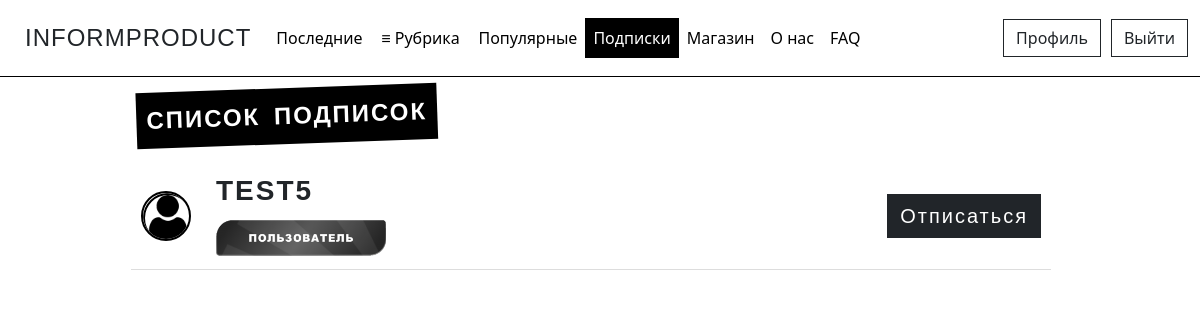
The page /subscription (signed in) on the database as committed earlier.
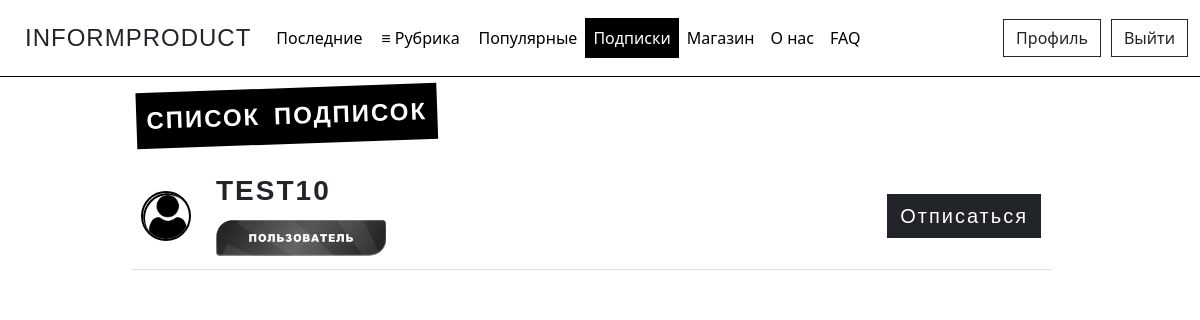
The same page on the database as committed later.
### journal/models.py (models this page shows, shortened)
class Follow(models.Model):
    follower = models.ForeignKey(User, verbose_name='Подписчик', on_delete=models.CASCADE, related_name='following')
    following = models.ForeignKey(User, verbose_name='Кумир',  on_delete=models.CASCADE, related_name='followers')
    date = models.DateTimeField('Дата', default=timezone.now)
    class Meta:
        verbose_name = 'Подписку'
        verbose_name_plural = 'Подписки'

### users/models.py (models this page shows, shortened)
class Profile(models.Model):
    STATUS_CHOICES = {
        ('User', 'Пользователь'),
        ('User VIP', 'VIP пользователь'),
        ('Admin', 'Администратор'),
    }
    user = models.OneToOneField(User, verbose_name='Имя пользователя', on_delete=models.CASCADE)
    img = models.ImageField('Фото пользователя', default='default_user.png', upload_to='user_images')
    status = models.CharField(max_length=20, verbose_name='Статус пользователя', choices=STATUS_CHOICES, default='User')
    vip_status_expiry = models.DateTimeField(verbose_name='Окончание VIP статуса', null=True, blank=True)
    class Meta:
        verbose_name = 'Профаил'
        verbose_name_plural = 'Профайлы'

### journal/views.py (the view, shortened to what this page needs)
# urls.py: path('subscription', views.SubscriptionListView.as_view(), name='subscription_list'),
class SubscriptionListView(LoginRequiredMixin, ListView):
    model = Follow
    template_name = 'journal/subscription_list.html'
    context_object_name = 'heros'
    paginate_by = 5
    def get_context_data(self, **kwargs):
        ctx = super().get_context_data(**kwargs)
        user = self.request.user
        if user.is_authenticated:
            heros_users = Follow.objects.filter(follower=user)
            heros_id = heros_users.values_list('following_id', flat=True)
            ctx['heros_id'] = heros_id
        return ctx
    def get_queryset(self):
        return Follow.objects.filter(follower=self.request.user).order_by('-date')

### journal/templates/journal/subscription_list.html (shortened to what this page needs)
{% extends 'journal/base.html' %}
{% block subscription_active %}
  active
{% endblock %}
{% block content %}
<div class="tilted-text font">Список подписок</div>
{% if heros %}
  <div class="container">
    <ul class="subscription-list">
      {% for hero in heros %}
      <li class="subscription-item">
        <a href="{% url 'user_articles' hero.following.username %}" class="no-underline subscription-user">
          <img class="subscription-user" src="{{ hero.following.profile.img.url }}" alt="{{ hero.following.username }}">
        </a>
        <div class="author-info">
          <a href="{% url 'user_articles' hero.following.username %}" class="no-underline">
            <h3 class="font"><b>{{ hero.following.username }}</b></h3>
            <p>
              {% if hero.following.profile.status == 'User' %}
              <img src="pictures/main_page/user_label.png" alt="Badge" width="180">
              {% elif hero.following.profile.status == 'Admin' %}
              <img src="pictures/main_page/admin_label.png" alt="Badge" width="180">
              {% else %}
              <img src="pictures/main_page/user_vip_label.png" alt="Badge" width="180">
              {% endif %}
            </p>
          </a>
        </div>
        {% if user.is_authenticated %}
          {% if hero.following.username != user.username %}
          <form method="post" action="{% url 'subscription_list' %}">
            {% if heros_id %}
            <button type="submit" class="btn btn-dark btn-rectangular text-author">Отписаться</button>
            {% else %}
            <button type="submit" class="btn btn-danger btn-rectangular text-author">Подписаться</button>
            {% endif %}
          </form>
          {% endif %}
        {% endif %}
      </li>
      {% endfor %}
    </ul>
  </div>
{% else %}
  <div class="text-author">Вы еще ни на кого не подписались.</div>
{% endif %}
{% endblock %}

Rows that differ between the two databases and show on the page:
removed Follow: following.profile.img (placeholder picture), following.username "TEST5"
added Follow: following.profile.img (placeholder picture), following.username "TEST10"
